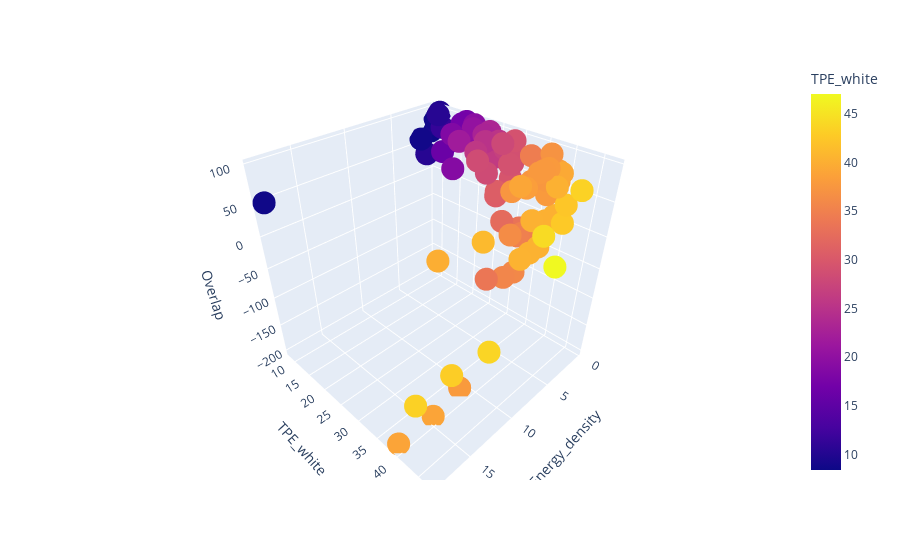

Notebook code for this chart:
### Code cell
fig = px.scatter_3d(df, x='Energy_density', y='TPE_white', z='Overlap',
              color='TPE_white')
fig.show()
